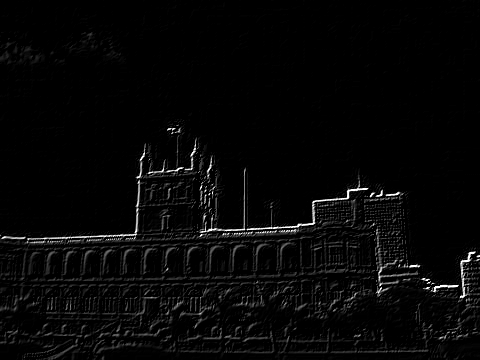
#> input picture Deskriptor/src/directional0.png, 480 x 360 px, given in place of 51.jpg, which was not available
$ python color_poem.py   (Python 2 division)   (older library calls are emulated)
#> lines starting #> are read from the running program, lines starting #| are printed output that depends on the picture; pictures that were not available may be replaced by others from this repository, and a replacement may not be noted
#> further down, img is the input picture: shape (360, 480, 3); min 0, max 255, mean 7
# -*- coding: utf-8 -*-
"""
Nacita testovaci mnozinu obrazku, a ziskává histogramy.
Created on Wed Sep 21 15:02:46 2016

@author: Katerina Kratochvilova
"""

import cv2
import numpy as np
import math


from matplotlib import pyplot as plt

DEBUG = True


def write_matrix_file(matrix, file_name):
    soubor = open(file_name, 'w')
    for row in matrix:
        for item in row:
            soubor.write(" {} ".format(item))
        soubor.write("\n")
    soubor.close()


def count_gradient(img):
    ddepth = -1; #when ddepth=-1, the output image will have the same depth as the source.

    img = img.astype(float) #prevedeme obrazek na float, v zakladu je uint, kdyz to neudelame tak nam misto zapornych cisel vyjde v gradientech 0
#> img: shape (360, 480) float64

    x_kernel = np.array([1.0, 0.0, -1.0]).reshape((1,3))
    y_kernel = np.array([1.0, 0.0, -1.0])
    #x_kernel = np.array([-1.0, 1.0]).reshape((1,2))
    #y_kernel = np.array([-1.0, 1.0])

    gradient = np.zeros((2, img.shape[0], img.shape[1]), dtype = float)
    gradient[0,:,:] = cv2.filter2D(img, ddepth, x_kernel, borderType=cv2.BORDER_REPLICATE)
    gradient[1,:,:] = cv2.filter2D(img, ddepth, y_kernel, borderType=cv2.BORDER_REPLICATE)

    if (DEBUG):
        write_matrix_file(gradient[0], "gradientX.txt")
        write_matrix_file(gradient[1], "gradientY.txt")
        cv2.imwrite('gradientX.png', gradient[0,:,:])
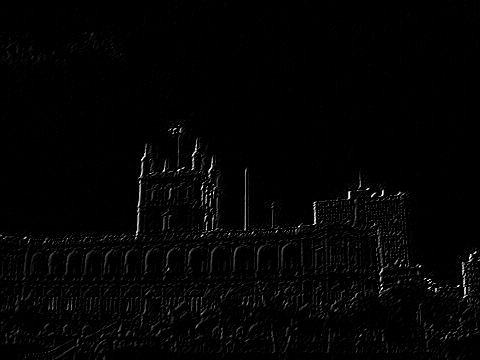
#> saved as gradientX.png: shape (360, 480); min 0, max 255, mean 3.8
        cv2.imwrite('gradientY.png', gradient[1,:,:])
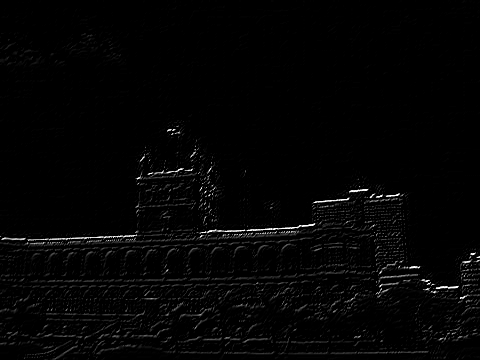
#> saved as gradientY.png: shape (360, 480); min 0, max 255, mean 4.5

    return gradient


# [117 lines left out: functions count_magnitude, count_phase, compute_direction, compute_aems, compute_lbp, compute_lbp_value, not called in this run]


img = cv2.imread("../../Data/iaprtc12/images/00/51.jpg")

#print img.shape #(360, 480, 3)

# pro kazdou barvu zjistim gradient x a gradient y
gradient_b = count_gradient(img[:,:,0])
gradient_g = count_gradient(img[:,:,1])
gradient_r = count_gradient(img[:,:,2])

vektor_x = np.array([gradient_b[0], gradient_g[0], gradient_r[0]])
vektor_y = np.array([gradient_b[1], gradient_g[1], gradient_r[1]])
# z tohohle mi musi vypadnout jeden vektor o velikosti x, y, z
#soucet vektoru
vektor = np.array([vektor_x[0, :, :] + vektor_y[0, :, :], vektor_x[1, :, :] + vektor_y[1, :, :], vektor_x[2, :, :] + vektor_y[2, :, :]])
print gradient_b[0,0,0]
#| 0.0
print gradient_b[1,0,0]
#| 0.0
print vektor[0,0,0]
#| 0.0

print vektor.shape
#| (3, 360, 480)
cv2.imwrite('gradient_3_x.png', vektor[0,:,:])
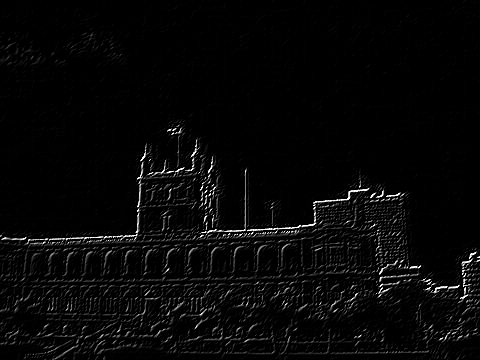
#> saved as gradient_3_x.png: shape (360, 480); min 0, max 255, mean 7.4
cv2.imwrite('gradient_3_y.png', vektor[1,:,:])
cv2.imwrite('gradient_3_z.png', vektor[2,:,:])

magnituda = np.zeros(vektor[0].shape, dtype=np.float)

for row in range(len(vektor[0])):
    for column in range (len(vektor[0,row])):
        magnituda[row, column] = math.sqrt(vektor[0, row, column] * vektor[0, row, column] + vektor[1, row, column] * vektor[1, row, column] + vektor[2, row, column] * vektor[2, row, column])
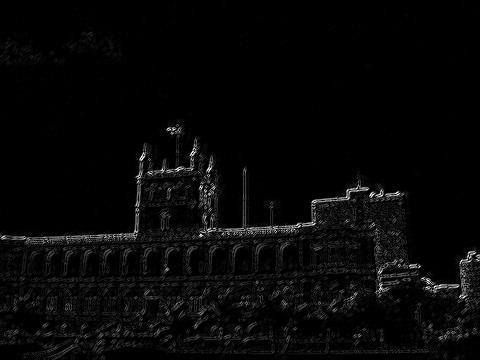
#> magnituda: shape (360, 480) float64; min 0, max 883.3, mean 26.2; drawn with min black and max white


print magnituda.shape
#| (360, 480)
cv2.imwrite('magnituda_3_z.png', magnituda)
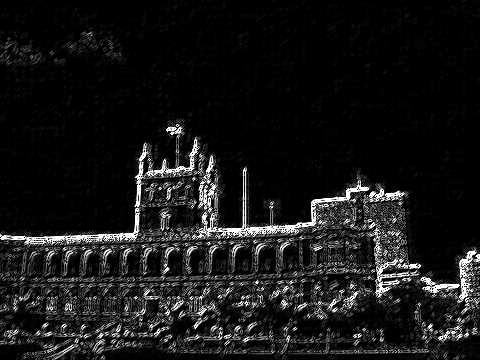
#> saved as magnituda_3_z.png: shape (360, 480); min 0, max 255, mean 23.5

exit()
#> (the program exits here)

$ run again, on Deskriptor/src/25.jpg
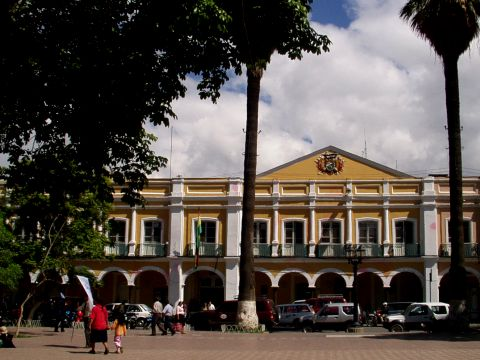
#> input picture Deskriptor/src/25.jpg, 480 x 360 px, given in place of 51.jpg, which was not available
#> img is the input picture: shape (360, 480, 3); mean B, G, R 70.3, 75.8, 83.8
#> img: shape (360, 480) float64
#| 0.0
#| 0.0
#| 0.0
#| (3, 360, 480)
#> after the loop `for row in range(len(vektor[0])):`:
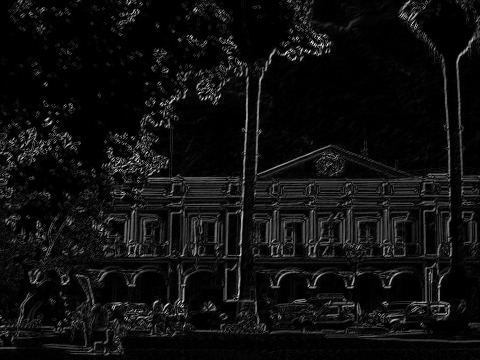
#> magnituda: shape (360, 480) float64; min 0, max 664.5, mean 41.6; drawn with min black and max white
#| (360, 480)
#> `cv2.imwrite('magnituda_3_z.png', magnituda)`:
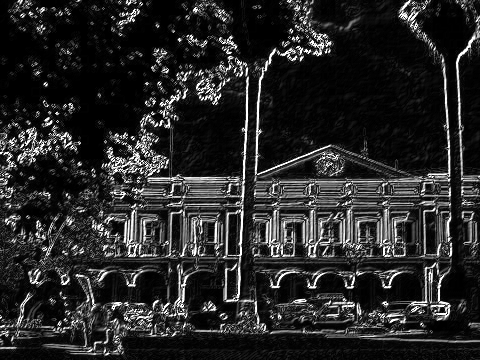
#> saved as magnituda_3_z.png: shape (360, 480); min 0, max 255, mean 40.2
